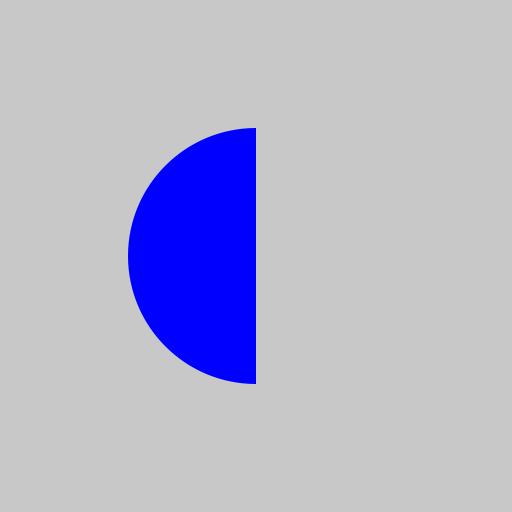
Frame 1 (no input)
Frame 60 (the mouse pressed at the canvas centre just before this capture): identical to frame 1, image omitted
Frame 120 (the mouse held since frame 60 and released just before this capture): identical to frame 1, image omitted

The Processing sketch that drew this single still picture (run headless with seeded random() and noise(); from frame 60 on, the mouse is pressed at the canvas centre):

// Processing sketch: test
// ── test.pde
void setup()
{
    size(512, 512);
    background(color(200, 200, 200));
    noStroke();
    fill(color(0, 0, 255));
    circle(256, 256, 256);
    fill(color(200, 200, 200));
    rect(256, 0, 512, 512);
}

void draw()
{
}
